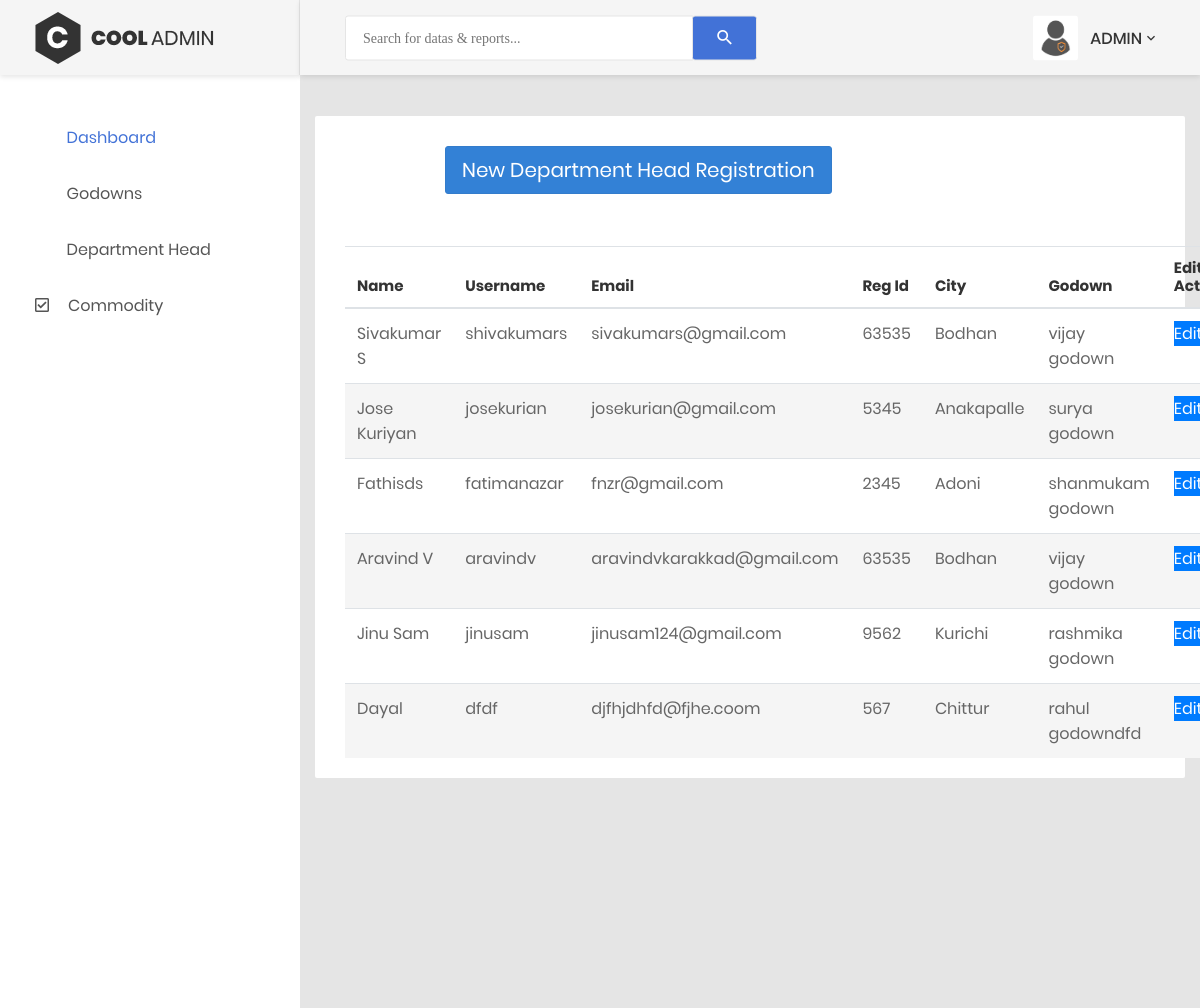
Page /admin/department.php (signed in) on the committed database.
### tables this page shows
CREATE TABLE `department` (
  `deptid` int(11) NOT NULL,
  `name` varchar(70) NOT NULL,
  `email` varchar(80) NOT NULL,
  `regid` int(11) NOT NULL,
  `username` varchar(50) NOT NULL,
  `password` varchar(50) NOT NULL
);

CREATE TABLE `godown` (
  `regid` int(11) NOT NULL,
  `title` varchar(60) NOT NULL,
  `address` varchar(80) NOT NULL,
  `city` varchar(50) NOT NULL,
  `state` varchar(70) NOT NULL,
  `capacity` int(11) NOT NULL
);

### admin/department.php (the view, shortened to what this page needs)
<html lang="en"><head>
    <?php include 'layout/header.php';
    include 'session.php';
    ?>
</head>
<body class="animsition" style="animation-duration: 900ms; opacity: 1;">
    <div class="page-wrapper">
        <aside class="menu-sidebar d-none d-lg-block">
            <div class="logo">
                <a href="#">
                    <img src="../images/icon/logo.png" alt="Cool Admin">
                </a>
            </div>
            <div class="menu-sidebar__content js-scrollbar1 ps">
                <nav class="navbar-sidebar">
                    <ul class="list-unstyled navbar__list">
                        <li class="active has-sub">
                            <a class="js-arrow" href="../admin/dashboard">
                                <i class="fas fa-tachometer-alt"></i>Dashboard</a>
                        </li>
                        <li>
                            <a href="../admin/godown">
                                <i class="fas fa-chart-bar"></i>Godowns</a>
                        </li>
                        <li>
                            <a href="../admin/department">
                                <i class="fas fa-table"></i>Department Head</a>
                        </li>
                        <li>
                            <a href="../admin/commodity">
                                <i class="far fa-check-square"></i>Commodity</a>
                        </li>
                    </ul>
                </nav>
            </div>
        </aside>
        <div class="page-container">
            <header class="header-desktop">
                <div class="section__content section__content--p30">
                    <div class="container-fluid">
                        <div class="header-wrap">
                            <form class="form-header" action="" method="POST">
                                <input class="au-input au-input--xl" type="text" name="search" placeholder="Search for datas &amp; reports...">
                                <button class="au-btn--submit" type="submit">
                                    <i class="zmdi zmdi-search"></i>
                                </button>
                            </form>
                            <div class="header-button">
                                <div class="noti-wrap">
                                </div>
                                <div class="account-wrap">
                                    <div class="account-item clearfix js-item-menu">
                                        <div class="image">
                                            <img src="../images/icon/adm.png" alt="centralgov">
                                        </div>
                                        <div class="content">
                                            <a class="js-acc-btn" href="#">ADMIN</a>
                                        </div>
                                    </div>
                                </div>
                            </div>
                        </div>
                    </div>
                </div>
            </header>
            <div class="main-content">
                <div class="page-wrapper">
                    <div class="page-content--bge5">
                        <div class="container">
                            <div class="login-wrap">
                                <div class="login-content">
                                    <div class="login-form">
                                        <div style="margin-left:100px">
                                            <div class="open-btn">
                                                <a href="../admin/adddepartment" class="btn btn-primary btn-lg active open-button" role="button" aria-pressed="true">New Department Head Registration</a>
                                              </div>
    </div>
                                            <div style="padding:50px;"></div>
                                            <table class="table table-striped">
                                                <thead>
                                                  <tr>
                                                    <th scope="col"><h5>Name</h5></th>
                                                    <th scope="col"><h5>Username</h5></th>
                                                    <th scope="col"><h5>Email</h5></th>
                                                    <th scope="col"><h5>Reg Id</h5></th>
                                                    <th scope="col"><h5>City</h5></th>
                                                    <th scope="col"><h5>Godown</h5></th>
                                                    <th scope="col"><h5>Edit Action</h5></th>
                                                  </tr>
                                                </thead>
                                                <tbody>
                                                <?php
                                           $sql="SELECT * FROM `department`,`godown` WHERE department.regid = godown.regid";
                                                 $exec=mysqli_query($db,$sql);
                  while($row=mysqli_fetch_array($exec)){
                      echo "<tr><td>".$row['name']."</td>";
                      echo "<td>".$row['username']."</td>";
                      echo "<td>".$row['email']."</td>";
                      echo "<td>".$row['regid']."</td>";
                      echo "<td>".$row['city']."</td>";
                      echo "<td>".$row['title']."</td>";
                      echo "<td><a class='btn-primary' href='../admin/editdepartment?id=".$row['deptid']."'> Edit</a></b></td>";
                      echo "<td><b> <a class='btn-primary' href='../admin/deletedep?id=".$row['deptid']."' onclick='return confirm(\"Are you sure you want to delete this department head\")'> Delete</a></b></td></tr>";
                  }
                  ?>
                                                </tbody>
                                              </table>
                                            </div>
                                        </div>
                                </div>
                            </div>
                        </div>
                    </div>
                </div>
            </div>
        </div>
    <?php include 'layout/footer.php';
    ?>

### admin/department.php (style rules this page uses)
.open-btn { display: flex; justify-content: left; }
.open-button { background-color: #1c87c9; color: white; padding: 12px 20px; border: none; border-radius: 5px; cursor: pointer; opacity: 0.8; position: fixed; }

### rows in the picture
department: name "Sivakumar S", username "shivakumars", email "sivakumars@gmail.com", regid.regid "63535", regid.city "Bodhan", regid.title "vijay godown"
department: name "Jose Kuriyan", username "josekurian", email "josekurian@gmail.com", regid.regid "5345", regid.city "Anakapalle", regid.title "surya godown"
department: name "Fathisds", username "fatimanazar", email "fnzr@gmail.com", regid.regid "2345", regid.city "Adoni", regid.title "shanmukam godown"
department: name "Aravind V", username "aravindv", email "aravindvkarakkad@gmail.com", regid.regid "63535", regid.city "Bodhan", regid.title "vijay godown"
department: name "Jinu Sam", username "jinusam", email "jinusam124@gmail.com", regid.regid "9562", regid.city "Kurichi", regid.title "rashmika godown"
department: name "Dayal", username "dfdf", email "djfhjdhfd@fjhe.coom", regid.regid "567", regid.city "Chittur", regid.title "rahul godowndfd"
